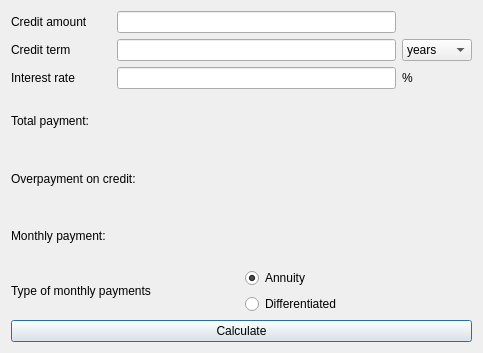
<?xml version="1.0" encoding="UTF-8"?>
<ui version="4.0">
 <class>credit_calc</class>
 <widget class="QDialog" name="credit_calc">
  <property name="geometry">
   <rect>
    <x>0</x>
    <y>0</y>
    <width>483</width>
    <height>353</height>
   </rect>
  </property>
  <property name="windowTitle">
   <string>Dialog</string>
  </property>
  <layout class="QGridLayout" name="gridLayout_2">
   <item row="1" column="0">
    <layout class="QGridLayout" name="gridLayout_4">
     <item row="2" column="1">
      <widget class="QLabel" name="monthly_payment_label">
       <property name="text">
        <string/>
       </property>
      </widget>
     </item>
     <item row="0" column="0">
      <widget class="QLabel" name="label_2">
       <property name="text">
        <string>Total payment: </string>
       </property>
      </widget>
     </item>
     <item row="1" column="1">
      <widget class="QLabel" name="overpayment_label">
       <property name="text">
        <string/>
       </property>
      </widget>
     </item>
     <item row="1" column="0">
      <widget class="QLabel" name="label_3">
       <property name="text">
        <string>Overpayment on credit: </string>
       </property>
      </widget>
     </item>
     <item row="0" column="1">
      <widget class="QLabel" name="total_payment_label">
       <property name="text">
        <string/>
       </property>
      </widget>
     </item>
     <item row="2" column="0">
      <widget class="QLabel" name="label_4">
       <property name="text">
        <string>Monthly payment:</string>
       </property>
      </widget>
     </item>
    </layout>
   </item>
   <item row="3" column="0">
    <widget class="QPushButton" name="calcButton">
     <property name="text">
      <string>Calculate</string>
     </property>
    </widget>
   </item>
   <item row="0" column="0">
    <layout class="QGridLayout" name="gridLayout">
     <item row="0" column="0">
      <widget class="QLabel" name="credit_amount_label">
       <property name="minimumSize">
        <size>
         <width>100</width>
         <height>0</height>
        </size>
       </property>
       <property name="text">
        <string>Credit amount</string>
       </property>
      </widget>
     </item>
     <item row="2" column="1">
      <widget class="QLineEdit" name="inter_rate_input"/>
     </item>
     <item row="2" column="0">
      <widget class="QLabel" name="int_rate_label">
       <property name="text">
        <string>Interest rate</string>
       </property>
      </widget>
     </item>
     <item row="1" column="1">
      <widget class="QLineEdit" name="credit_term_input"/>
     </item>
     <item row="0" column="1">
      <widget class="QLineEdit" name="credit_amount_input"/>
     </item>
     <item row="1" column="0">
      <widget class="QLabel" name="credit_term_labelabel_2">
       <property name="text">
        <string>Credit term</string>
       </property>
      </widget>
     </item>
     <item row="1" column="2">
      <widget class="QComboBox" name="comboBox">
       <item>
        <property name="text">
         <string>years</string>
        </property>
       </item>
       <item>
        <property name="text">
         <string>months</string>
        </property>
       </item>
      </widget>
     </item>
     <item row="2" column="2">
      <widget class="QLabel" name="label">
       <property name="text">
        <string>%</string>
       </property>
      </widget>
     </item>
    </layout>
   </item>
   <item row="2" column="0">
    <layout class="QHBoxLayout" name="horizontalLayout">
     <item>
      <widget class="QLabel" name="type_label">
       <property name="text">
        <string>Type of monthly payments</string>
       </property>
      </widget>
     </item>
     <item>
      <layout class="QGridLayout" name="gridLayout_3">
       <item row="0" column="0">
        <widget class="QRadioButton" name="annuity_radioButton">
         <property name="text">
          <string>Annuity</string>
         </property>
         <property name="checked">
          <bool>true</bool>
         </property>
        </widget>
       </item>
       <item row="1" column="0">
        <widget class="QRadioButton" name="diff_radioButton">
         <property name="text">
          <string>Differentiated</string>
         </property>
        </widget>
       </item>
      </layout>
     </item>
    </layout>
   </item>
  </layout>
 </widget>
 <resources/>
 <connections/>
</ui>
